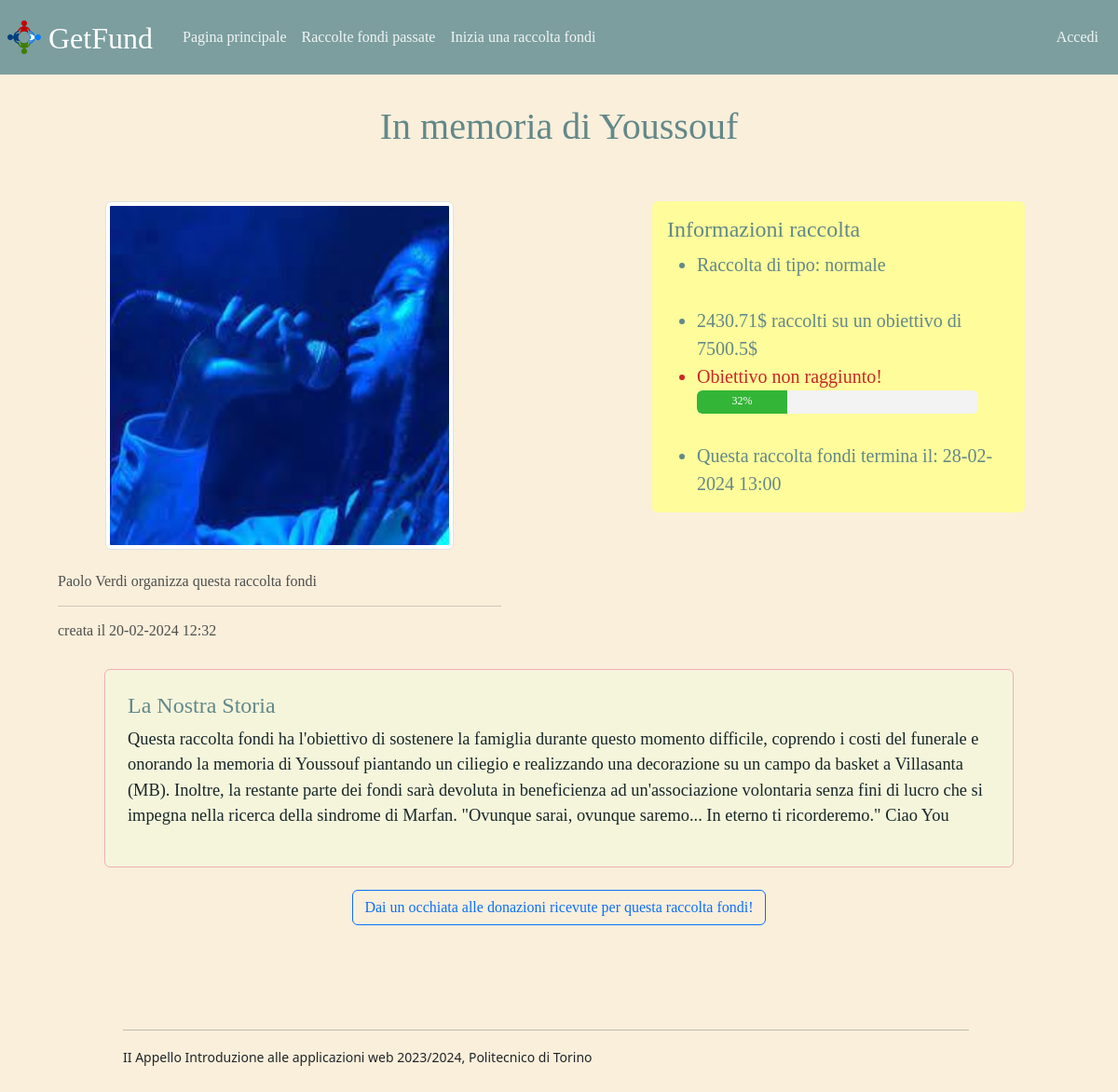
/raccolta_fondi_5, run on the app's committed database.
### tables this page shows
CREATE TABLE "RACCOLTE" (
	"id"	INTEGER,
	"titolo"	TEXT NOT NULL,
	"descrizione"	TEXT NOT NULL,
	"immagine"	TEXT,
	"obiettivo"	REAL NOT NULL,
	"donazione_min"	REAL NOT NULL,
	"donazione_max"	REAL NOT NULL,
	"id_utente"	INTEGER NOT NULL,
	"tipo"	TEXT NOT NULL,
	"timestamp_creazione"	TEXT NOT NULL,
	"timestamp_chiusura"	TEXT NOT NULL,
	FOREIGN KEY("id_utente") REFERENCES "UTENTI"("id"),
	PRIMARY KEY("id" AUTOINCREMENT)
);

CREATE TABLE "UTENTI" (
	"id"	INTEGER,
	"nome"	TEXT NOT NULL,
	"cognome"	REAL NOT NULL,
	"email"	NUMERIC NOT NULL UNIQUE,
	"hash"	TEXT NOT NULL,
	PRIMARY KEY("id" AUTOINCREMENT)
);

### app.py (the view)
@app.route('/raccolta_fondi_<int:id>')
def singola_raccolta_fondi(id):
    raccolta= raccolte_dao.get_raccolta(id)
    if not raccolta:
        flash('Qualcosa è andato storto, riprova!', 'danger')
        app.logger.error('Raccolta non trovata')
        return redirect(url_for('home_page'))
    raccolta_dict=dict(raccolta)    #modificabile
    if raccolta_dict['cifra_totale_donata'] is None:
        raccolta_dict['cifra_totale_donata'] = 0    #in caso di raccolte senza aver ricevuto donazioni
    if datetime.strptime(raccolta['timestamp_chiusura'], '%Y-%m-%d %H:%M') < datetime.now():    #raccolta chiusa
        raccolta_dict['bottone_dona_attivo'] = False
    else:
        raccolta_dict['bottone_dona_attivo'] = True
    raccolta_dict['timestamp_chiusura']=datetime.strptime(raccolta['timestamp_chiusura'], "%Y-%m-%d %H:%M").strftime("%d-%m-%Y %H:%M")
    raccolta_dict['timestamp_creazione']=datetime.strptime(raccolta['timestamp_creazione'], "%Y-%m-%d %H:%M").strftime("%d-%m-%Y %H:%M")
    if raccolta_dict['cifra_totale_donata']>=raccolta_dict['obiettivo']:
        raccolta_dict['progress_bar'] = '100%'
    else:
        percentuale_avanzamento = (raccolta_dict['cifra_totale_donata'] / raccolta_dict['obiettivo']) * 100
        raccolta_dict['progress_bar'] = f"{percentuale_avanzamento:.0f}%"
    utente = utenti_dao.get_user_by_id(raccolta['id_utente'])   #organizzatore della raccolta fondi
    if not utente:
        flash('Qualcosa è andato storto, riprova!', 'danger')
        app.logger.error('Utente non trovato')
        return redirect(url_for('home_page'))
    donatori=donatori_dao.get_donatori_by_id_raccolta(raccolta['id'])
    return render_template('singola_raccolta_fondi.html',utente=utente,raccolta=raccolta_dict,donatori=donatori)

### donatori_dao.py (called while the page is built)
def get_donatori_by_id_raccolta(id_raccolta):
    query="SELECT * FROM DONATORI WHERE id_raccolta=?"
    connection=sqlite3.connect('db/db.db')
    connection.row_factory=sqlite3.Row
    cursor=connection.cursor()
    cursor.execute(query,(id_raccolta,))
    result=cursor.fetchall()
    cursor.close()
    connection.close()
    return result

### raccolte_dao.py (called while the page is built)
def get_raccolta(id):
    query="SELECT RACCOLTE.id, titolo, descrizione, immagine, obiettivo, donazione_min, donazione_max, id_utente, tipo, timestamp_creazione, timestamp_chiusura, SUM(cifra_donata) AS cifra_totale_donata FROM RACCOLTE LEFT OUTER JOIN DONATORI ON RACCOLTE.id=id_raccolta WHERE RACCOLTE.id = ?"
    connection=sqlite3.connect('db/db.db')
    connection.row_factory=sqlite3.Row
    cursor=connection.cursor()
    cursor.execute(query,(id,))
    result=cursor.fetchone()
    cursor.close()
    connection.close()
    return result

### utenti_dao.py (called while the page is built)
def get_user_by_id(id_utente):
    query = 'SELECT * FROM UTENTI WHERE id=?'
    connection = sqlite3.connect('db/db.db')
    connection.row_factory = sqlite3.Row
    cursor = connection.cursor()
    cursor.execute(query, (id_utente,))
    result = cursor.fetchone()
    cursor.close()
    connection.close()
    return result

### templates/singola_raccolta_fondi.html (shortened to what this page needs)
{% extends "base.html" %}
{% block style %}<link rel="stylesheet" href="{{ url_for('static', filename='style_singola_raccolta_fondi.css') }}">{% endblock %}
{% block content %}
<div class="container-fluid mt-4">
    <div class="d-flex row justify-content-center mt-4">
        <div class="d-flex col-8 mt-3 justify-content-center">
            <h2 id="titolo_singolo_post">{{raccolta.titolo}}</h2>
        </div>
    </div>
    <div class="row mt-4">
        <div class="col-6 mt-4">
            <div class="d-flex row justify-content-center">
                <div class="d-flex col justify-content-center">
                    {% if raccolta.immagine %}
                    <img class="img-thumbnail rounded immagine_raccolta" src="{{ url_for('static', filename=raccolta.immagine) }}"
                    alt="Questa è l'immagine della raccolta">
                    {% else %}
                    <img class="img-thumbnail rounded immagine_raccolta" src="{{ url_for('static', filename='foto_mancante.jpg') }}"
                    alt="Questa è l'immagine della raccolta">
                    {% endif %}
                </div>
            </div>
            <section class="d-flex row justify-content-center mt-4" id="sottointestazione">
                <div class="col-10">
                    <h4 class="fs-6">{{ utente.nome |e}} {{ utente.cognome |e}} organizza questa raccolta fondi</h4>
                    <hr class="linea_orizzontale">
                    <h5 class="fs-6" >creata il {{raccolta.timestamp_creazione}}</h5>
                </div>
            </section>
        </div>
        <aside class="col-6 mt-4">
            <div class="d-flex row justify-content-center">
                <div class="d-flex col-8 justify-content-center rounded border-warning fs-5" id="info_raccolta" >
                    <h4>Informazioni raccolta</h4>
                    <ul class="rounded border-warning fs-5">
                        <li>Raccolta di tipo: {{ raccolta.tipo |e }}</li>
                        <br>
                        <li>{{ raccolta.cifra_totale_donata |e }}$ raccolti su un obiettivo di {{ raccolta.obiettivo |e }}$ </li>
                        {% if raccolta.cifra_totale_donata >= raccolta.obiettivo %}
                        <li style="color:rgb(36, 131, 36)">Obiettivo raggiunto!</li>
                        {% else %}
                        <li style="color:rgb(201, 39, 39)">Obiettivo non raggiunto!</li>
                        {% endif %}
                        <div class="progress">
                            <div class="progress-bar" style="width: {{ raccolta.progress_bar |e }};">{{ raccolta.progress_bar |e }}</div>
                        </div>
                        <br>
                        <li>Questa raccolta fondi termina il: {{ raccolta.timestamp_chiusura |e }}</li>
                    </ul>
                </div>
            </div>
        </aside>
    </div>
    <div class="row d-flex justify-content-center mt-4">
        <main class="col-10">
            <section id="descrizione" class="border rounded border-danger-subtle">
                <h4 style="color:#638889">La Nostra Storia</h4>
                <p>{{ raccolta.descrizione |e }}</p>
            </section>
            <p class="mt-4 d-flex justify-content-center" id="mybutton_donazioni">
                <button class="btn btn-outline-primary" type="button" data-bs-toggle="collapse" data-bs-target="#collapseExample" aria-expanded="false" aria-controls="collapseExample">
                    Dai un occhiata alle donazioni ricevute per questa raccolta fondi!
                </button>
            </p>
        </main>
    </div>
</div>
<footer id="myfooter">
    <hr id="linea_orizzontale">
    <small class="footer_testo">II Appello Introduzione alle applicazioni web 2023/2024, Politecnico di Torino</small>
    <br>
    <br>
    <br>
</footer>
{% endblock %}

### static/style_singola_raccolta_fondi.css (style rules this page uses)
#titolo_singolo_post { font-family: 'Times New Roman', Times, serif; color:#638889; font-size:2.5rem; }
#info_raccolta { background-color: #FFFC9B; padding:1rem; display: flex; justify-content: center; flex-direction: column; font-family: 'Times New Roman', Times, serif; color: #638889; }
#descrizione { font-family: 'Times New Roman', Times, serif; padding: 1.5rem; color:#182728; font-size: 1.15rem; background-color: beige; }
.progress { height: 10%; width:90%; background-color: #f3f3f3; }
.progress-bar { height: 100%; line-height: 80%; color: #ffffff; text-align: center; background-color: #33b537; }
#mybutton_donazioni { font-family: 'Times New Roman', Times, serif; font-weight: 700; }
#sottointestazione { font-family: 'Times New Roman', Times, serif; color:#4e4e4e; }
#linea_orizzontale { width: 97%; }
#myfooter { position: relative; top:5rem; width: 80%; }
.immagine_raccolta { width: 65%; height: auto; }

### data on the page
RACCOLTE: titolo "In memoria di Youssouf", immagine (picture), timestamp_creazione "20-02-2024 12:32", tipo "normale", obiettivo "7500.5", timestamp_chiusura "28-02-2024 13:00", descrizione "Questa raccolta fondi ha l'obiettivo di sostenere la famiglia durante questo momento difficile, coprendo i costi del funerale e onorando la memoria di Youssouf piantando un ciliegio e realizzando una decorazione su un campo da basket a Villasanta (MB). Inoltre, la restante parte dei fondi sarà devoluta in beneficienza ad un'associazione volontaria senza fini di lucro che si impegna nella ricerca della sindrome di Marfan. \"Ovunque sarai, ovunque saremo... In eterno ti ricorderemo.\" Ciao You"
UTENTI: nome "Paolo", cognome "Verdi"

### other printed values
{{ raccolta.cifra_totale_donata |e }} "2430.71"
{{ raccolta.progress_bar |e }} "32%"
